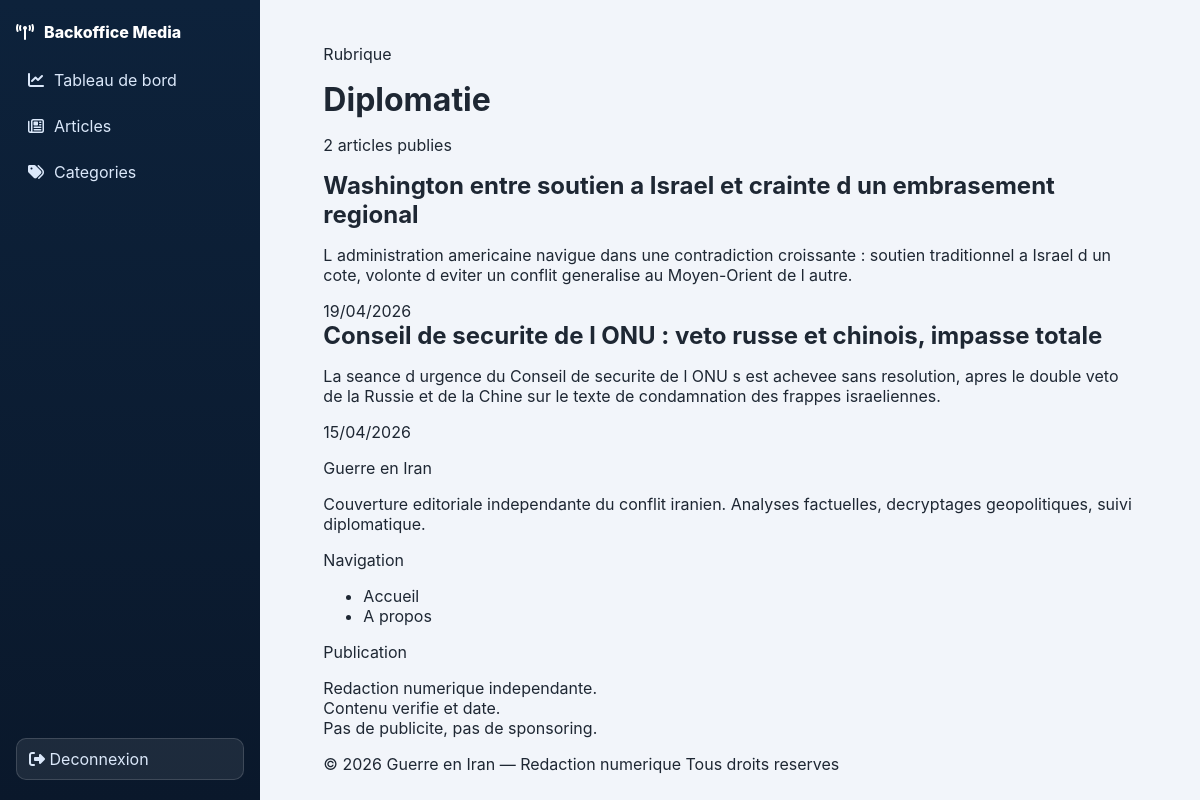
Page /frontoffice/public/categorie.php?slug=diplomatie on the committed database.
### tables this page shows
CREATE TABLE IF NOT EXISTS categories (
	id INT UNSIGNED AUTO_INCREMENT PRIMARY KEY,
	nom VARCHAR(120) NOT NULL,
	slug VARCHAR(150) NOT NULL UNIQUE,
	created_at TIMESTAMP NOT NULL DEFAULT CURRENT_TIMESTAMP
);

CREATE TABLE IF NOT EXISTS articles (
	id INT UNSIGNED AUTO_INCREMENT PRIMARY KEY,
	categorie_id INT UNSIGNED NOT NULL,
	titre VARCHAR(255) NOT NULL,
	slug VARCHAR(255) NOT NULL UNIQUE,
	resume TEXT NULL,
	contenu MEDIUMTEXT NOT NULL,
	image VARCHAR(255) NULL,
	alt_image VARCHAR(255) NULL,
	meta_title VARCHAR(70) NULL,
	meta_description VARCHAR(170) NULL,
	statut ENUM('publie', 'brouillon') NOT NULL DEFAULT 'brouillon',
	created_at TIMESTAMP NOT NULL DEFAULT CURRENT_TIMESTAMP,
	updated_at TIMESTAMP NOT NULL DEFAULT CURRENT_TIMESTAMP ON UPDATE CURRENT_TIMESTAMP,
	CONSTRAINT fk_articles_categories
		FOREIGN KEY (categorie_id) REFERENCES categories(id)
		ON DELETE RESTRICT ON UPDATE CASCADE
);

### frontoffice/public/categorie.php (the view, shortened to what this page needs)
<?php
$db   = getDB();
$slug = $_GET['slug'] ?? '';
$stmt = $db->prepare('SELECT id, nom, slug FROM categories WHERE slug = ? LIMIT 1');
$stmt->execute([$slug]);
$categorie = $stmt->fetch();
$stmtArticles = $db->prepare(
        "SELECT titre, slug, resume, created_at
     FROM articles
     WHERE categorie_id = ? AND statut = 'publie'
     ORDER BY created_at DESC"
);
$stmtArticles->execute([$categorie['id']]);
$articles = $stmtArticles->fetchAll();
require_once '../includes/header.php';
?>
    <main class="page-main" id="main-content">
        <div class="container">
            <header class="cat-header">
                <p class="cat-label">Rubrique</p>
                <h1 class="cat-title"><?= htmlspecialchars($categorie['nom']) ?></h1>
                <p class="cat-count">
                    <?= count($articles) ?> article<?= count($articles) > 1 ? 's' : '' ?> publie<?= count($articles) > 1 ? 's' : '' ?>
                </p>
            </header>
            <?php if (empty($articles)): ?>
                <p style="color:var(--muted); font-family:var(--font-mono); font-size:.8rem; padding: 40px 0;">
                    Aucun article publie dans cette rubrique.
                </p>
            <?php else: ?>
                <section class="articles-list" aria-label="Articles de la rubrique <?= htmlspecialchars($categorie['nom']) ?>">
                    <?php foreach ($articles as $article): ?>
                        <article class="list-article">
                            <div>
                                <h2 class="list-article-title">
                                    <a href="/article/<?= htmlspecialchars($article['slug']) ?>">
                                        <?= htmlspecialchars(strip_tags($article['titre'])) ?>
                                    </a>
                                </h2>
                                <?php if (!empty($article['resume'])): ?>
                                    <p class="list-article-excerpt"><?= htmlspecialchars($article['resume']) ?></p>
                                <?php endif; ?>
                            </div>
                            <time class="list-article-date" datetime="<?= $article['created_at'] ?>">
                                <?= date('d/m/Y', strtotime($article['created_at'])) ?>
                            </time>
                        </article>
                    <?php endforeach; ?>
                </section>
            <?php endif; ?>
        </div>
    </main>
<?php require_once '../includes/footer.php'; ?>

### backoffice/public/assets/css/admin.css (style rules this page uses)
:root { --admin-bg: #f2f5fa; --admin-surface: #ffffff; --admin-sidebar: #0d223b; --admin-sidebar-soft: #133457; --admin-primary: #155eef; --admin-danger: #c92a2a; --admin-text: #1e2733; --admin-muted: #607082; --admin-border: #d8e0ea; --admin-shadow: 0 10px 24px rgba(12, 34, 58, 0.08); }
* { box-sizing: border-box; }
body { margin: 0; font-family: "Inter", "Segoe UI", Arial, sans-serif; color: var(--admin-text); background: var(--admin-bg); }
.container { width: min(1120px, 92%); margin: 0 auto; }
a { text-decoration: none; color: inherit; }
h1, h2 { margin: 0 0 12px; }

### rows in the picture
categories: nom "Diplomatie"
articles: titre "Washington entre soutien a Israel et crainte d un embrasement regional", resume "L administration americaine navigue dans une contradiction croissante : soutien traditionnel a Israel d un cote, volonte d eviter un conflit generalise au Moyen-Orient de l autre.", created_at "19/04/2026"
articles: titre "Conseil de securite de l ONU : veto russe et chinois, impasse totale", resume "La seance d urgence du Conseil de securite de l ONU s est achevee sans resolution, apres le double veto de la Russie et de la Chine sur le texte de condamnation des frappes israeliennes.", created_at "15/04/2026"

### other values in the picture
count($articles) "2"
